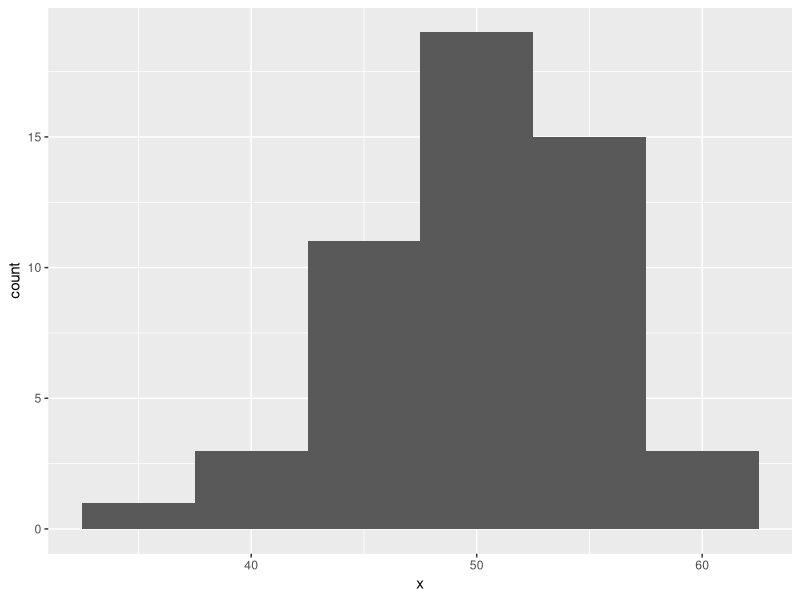

Recreate this plot in R.
## ---- chunk 1
library(ggplot2)
library(dplyr)
library(readr)
## ---- chunk 2
x <- rnorm(52, 50, 5)
fake <- data.frame(x=x)
fake %>%
  ggplot(aes(x)) +
  geom_histogram(binwidth = 5)
## ---- chunk 3
model_1 <- lm(x ~ 1, data = fake)
confint(model_1, level=0.95)
## ---- chunk 4

# In here, type in your code for Question 1 of the Dewis practice assessment on confidence intervals

## ---- chunk 5
# Space to write code for extension to Question 2
## ---- chunk 6

# You need to modify this code chunk before it will run successfully.

sample_mean <- mean(fake$x)
sample_sd <- sd(fake$x)
n <- length(fake$x)
#se_mean <- # complete this calculation
#lower_ci <- # complete this calculation
#upper_ci <- # complete this calculation
#sprintf("95 percent CI for the mean: %f - %f", lower_ci, upper_ci)
